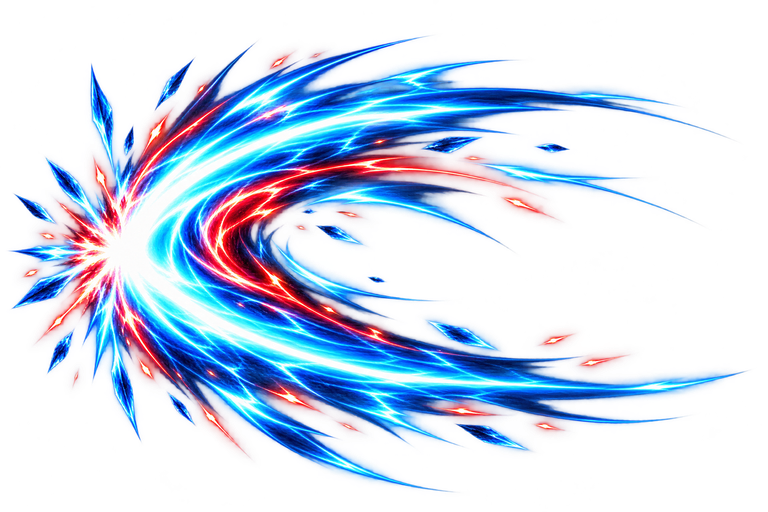
#> input picture assets/monsters/parallel_three_kingdoms/attack_vfx_sources/lu_bu.png, 768 x 512 px
$ python build_parallel_general_attack_vfx.py
#> lines starting #> are read from the running program, lines starting #| are printed output that depends on the picture
from pathlib import Path
from PIL import Image

ROOT = Path(__file__).resolve().parents[1] / "assets" / "monsters" / "parallel_three_kingdoms"
SIZE = (768, 512)
# Six restrained scale pulses; the runtime separately moves the wave leftward across the stage.
FRAME_SCALES = (0.72, 0.84, 0.94, 1.00, 0.90, 0.72)
SOURCES = {
    "lu_bu": "lu_bu.png",
    "li_ru": "li_ru.png",
    "fan_chou": "fan_chou.png",
    "zhang_ji": "zhang_ji.png",
}


def make_frame(source: Image.Image, scale: float) -> Image.Image:
    width, height = round(SIZE[0] * scale), round(SIZE[1] * scale)
    frame = source.resize((width, height), Image.Resampling.LANCZOS)
    canvas = Image.new("RGBA", SIZE, (0, 0, 0, 0))
    canvas.alpha_composite(frame, ((SIZE[0] - width) // 2, (SIZE[1] - height) // 2))
    return canvas


def main() -> None:
    for hero, filename in SOURCES.items():
        source_path = ROOT / "attack_vfx_sources" / filename
        target_dir = ROOT / f"{hero}_attack_wave"
        if not source_path.is_file():
            raise FileNotFoundError(source_path)
        with Image.open(source_path) as opened:
#> opened is the input picture: PIL image 768x512 RGBA; mean R, G, B, A 39.3, 54.6, 90.8, 77.2
            source = opened.convert("RGBA").resize(SIZE, Image.Resampling.LANCZOS)
        target_dir.mkdir(parents=True, exist_ok=True)
        for index, scale in enumerate(FRAME_SCALES, start=1):
            out = target_dir / f"frame_{index:02d}.png"
            make_frame(source, scale).save(out, format="PNG", optimize=True)
            print(out.relative_to(ROOT), out.stat().st_size)
#> this loop made 6 passes
#> pass 1, in make_frame, `frame = source.resize((width, height), Image.Resampling.LANCZOS)`:
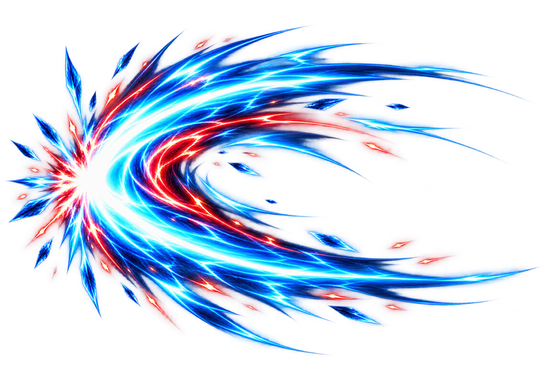
#> frame: PIL image 553x369 RGBA; mean R, G, B, A 39.2, 54.5, 90.2, 77.2; transparent parts drawn white
#> pass 1, in main, `make_frame(source, scale).save(out, format="PNG", optimize=True)`:
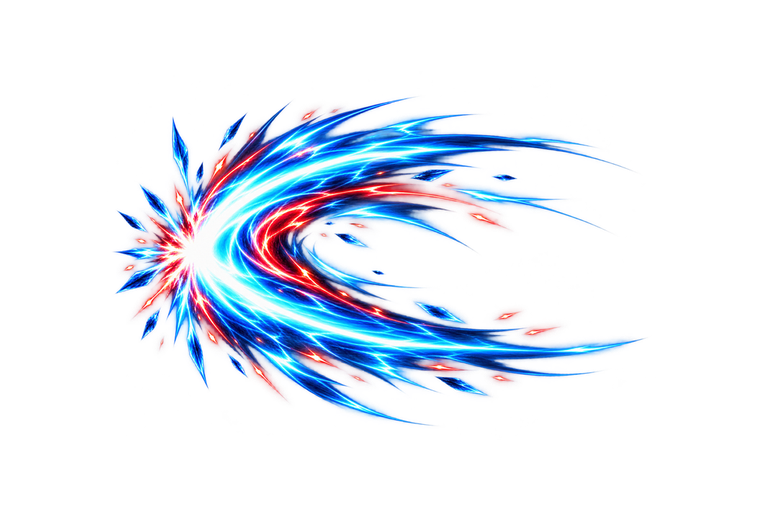
#> saved as frame_01.png: PIL image 768x512 RGBA; mean R, G, B, A 20.4, 28.3, 46.8, 40; transparent parts drawn white
#> pass 2, in make_frame (call 2), `frame = source.resize((width, height), Image.Resampling.LANCZOS)`:
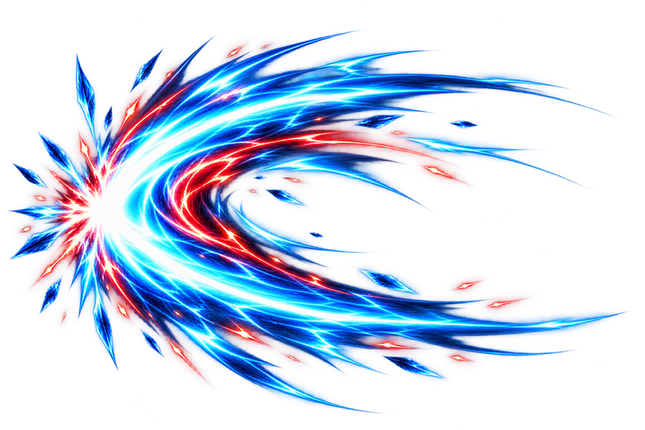
#> frame: PIL image 645x430 RGBA; mean R, G, B, A 39.3, 54.6, 90.4, 77.2; transparent parts drawn white
#> pass 2 of the loop in main, `for hero, filename in SOURCES.items():`:
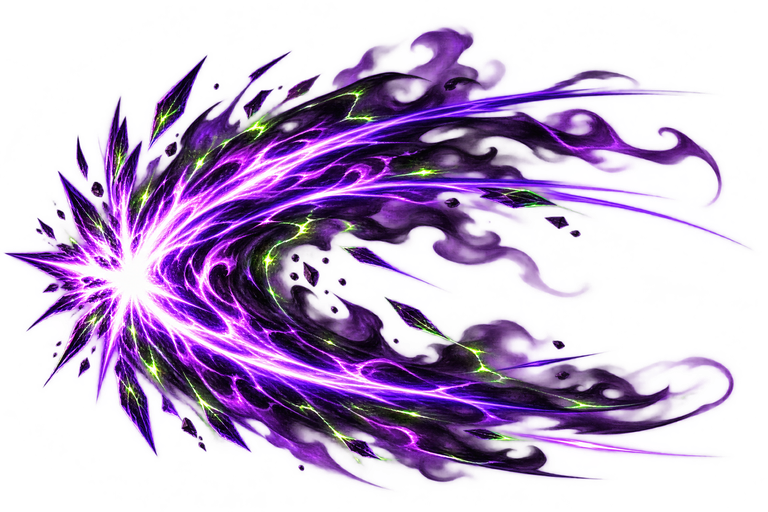
#> input picture assets/monsters/parallel_three_kingdoms/attack_vfx_sources/li_ru.png, 768 x 512 px
#> in main, opened is the input picture: PIL image 768x512 RGBA; mean R, G, B, A 56.4, 25.6, 83.4, 96.2
#> the loop in main, `for index, scale in enumerate(FRAME_SCALES, start=1):` made 6 passes
#| li_ru_attack_wave/frame_01.png 341807
#| li_ru_attack_wave/frame_02.png 449226
#| li_ru_attack_wave/frame_03.png 546282
#| li_ru_attack_wave/frame_04.png 596685
#| li_ru_attack_wave/frame_05.png 506910
#> (further printed lines are left out)
#> pass 1, in main, `make_frame(source, scale).save(out, format="PNG", optimize=True)`:
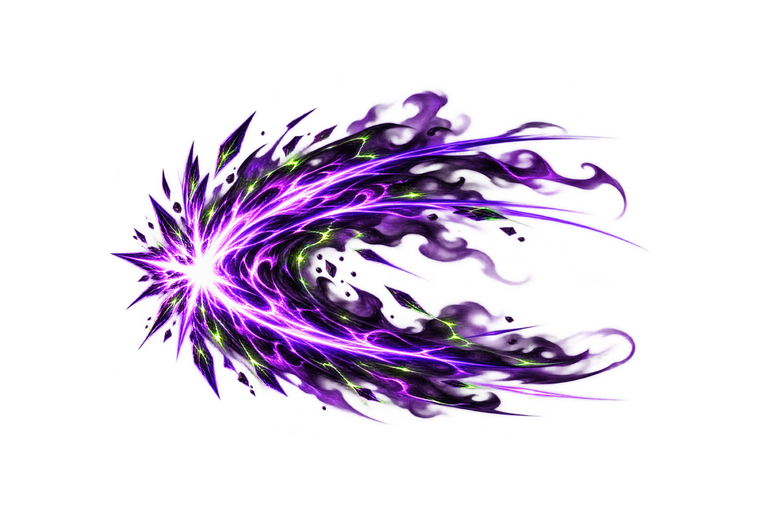
#> saved as frame_01.png: PIL image 768x512 RGBA; mean R, G, B, A 29.2, 13.3, 43.1, 49.9; transparent parts drawn white
#> pass 2, in main, `make_frame(source, scale).save(out, format="PNG", optimize=True)`:
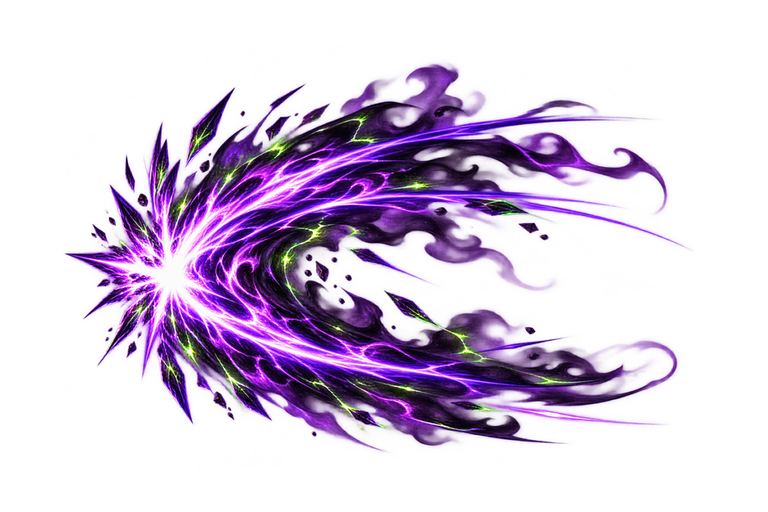
#> saved as frame_02.png: PIL image 768x512 RGBA; mean R, G, B, A 39.6, 18.1, 58.6, 67.8; transparent parts drawn white
#> pass 3 of the loop in main, `for hero, filename in SOURCES.items():`:
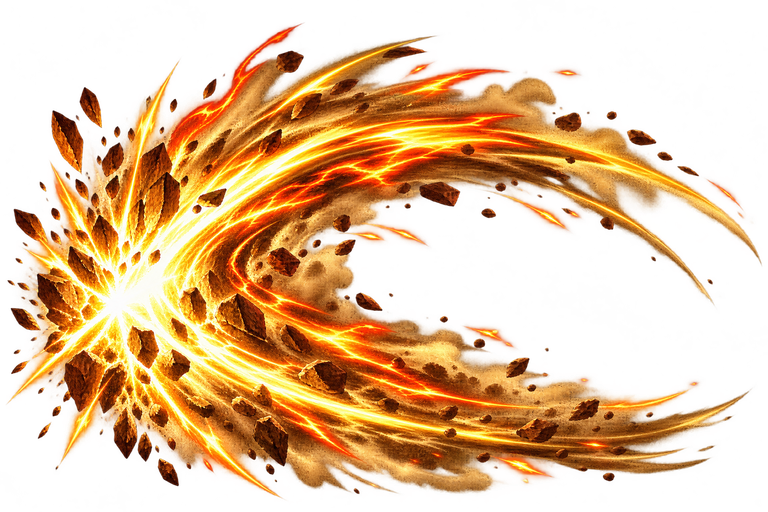
#> input picture assets/monsters/parallel_three_kingdoms/attack_vfx_sources/fan_chou.png, 768 x 512 px
#> in main, opened is the input picture: PIL image 768x512 RGBA; mean R, G, B, A 115.3, 67.2, 24, 115.5
#> the loop in main, `for index, scale in enumerate(FRAME_SCALES, start=1):` made 6 passes
#| fan_chou_attack_wave/frame_01.png 343454
#| fan_chou_attack_wave/frame_02.png 452832
#| fan_chou_attack_wave/frame_03.png 554096
#| fan_chou_attack_wave/frame_04.png 614166
#| fan_chou_attack_wave/frame_05.png 513307
#> (further printed lines are left out)
#> pass 1, in main, `make_frame(source, scale).save(out, format="PNG", optimize=True)`:
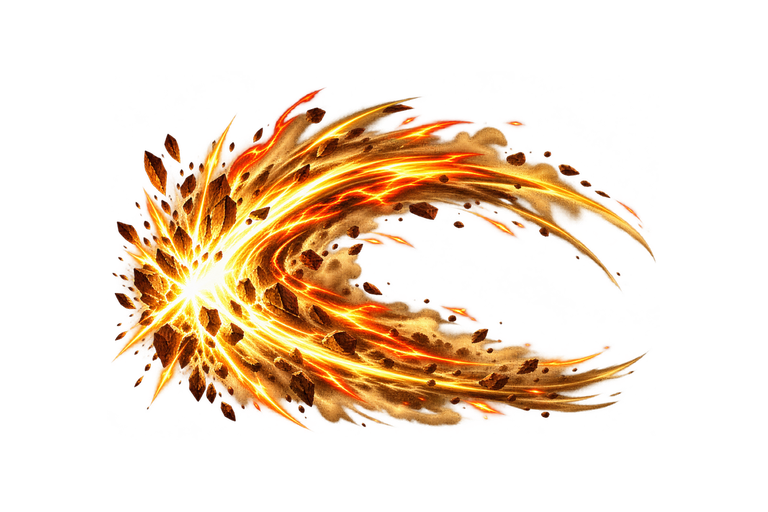
#> saved as frame_01.png: PIL image 768x512 RGBA; mean R, G, B, A 59.5, 34.8, 12.5, 60; transparent parts drawn white
#> pass 2, in main, `make_frame(source, scale).save(out, format="PNG", optimize=True)`:
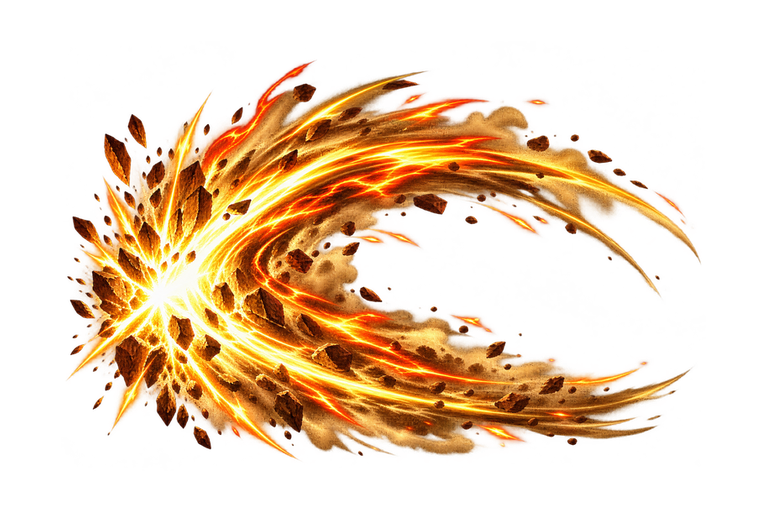
#> saved as frame_02.png: PIL image 768x512 RGBA; mean R, G, B, A 81, 47.3, 17, 81.5; transparent parts drawn white
#> the loop made 4 passes; the first 3 are shown


if __name__ == "__main__":
    main()
